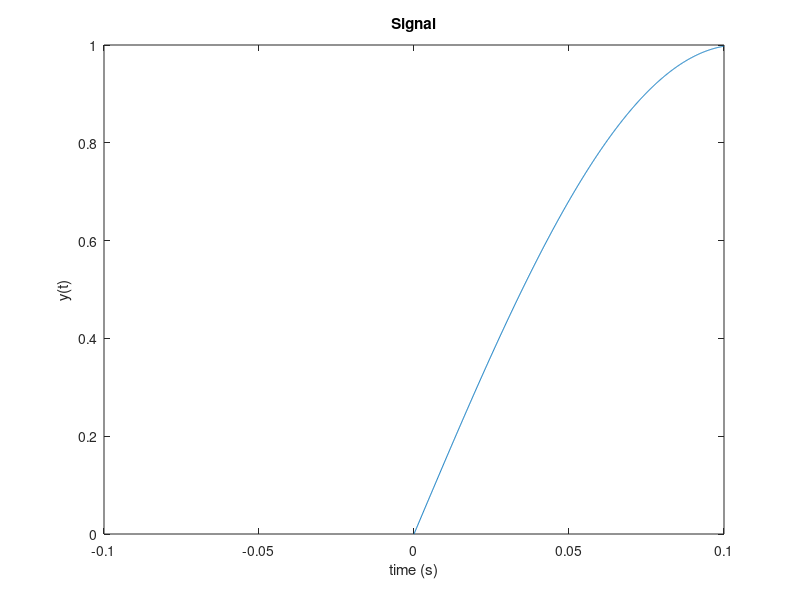
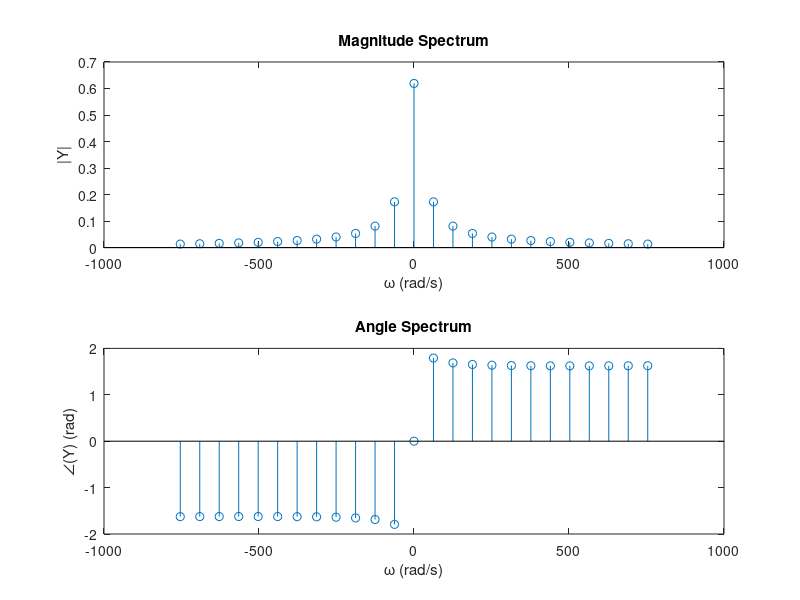
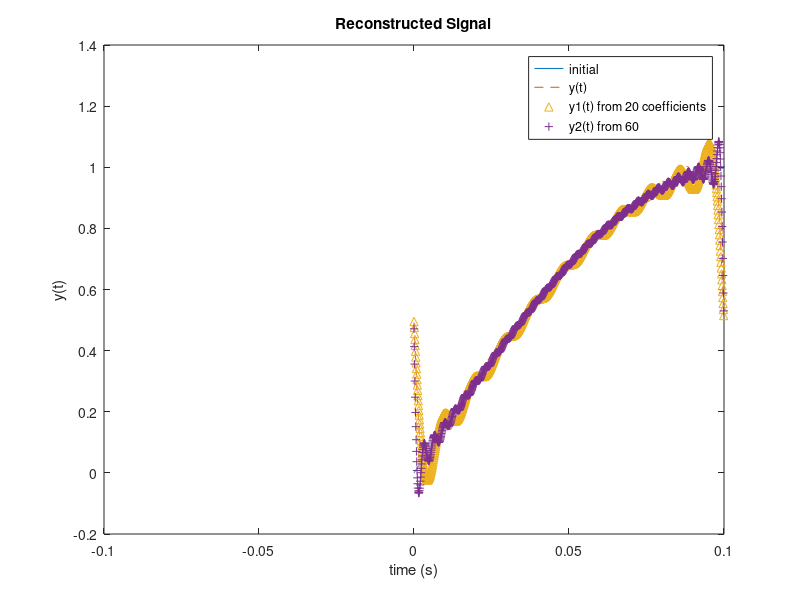

The MATLAB script that drew these images, in order:
%ECE300 FFT Eric Morse CM2084
x = @(t) sin(15*t);
%fundamental period
To = 0.1;
%fixed values
N = 1024;
deltat = To/N;
w0 = 2*pi/To;
%setup time vector
t = linspace(0,(N-1)*deltat,N);
figure(1)
plot(t, x(t))
xlabel('time (s)')
ylabel('y(t)')
title('Signal')
xlim([-0.1 0.1])
%FFT of x(t)
% 
% Find the Fourier series coefficients 
% 
X = fft(x(t))/N; 
Xshift = fftshift(X); 
XX = Xshift(((N/2)-11):((N/2)+13)); 
% 
% Plot the spectra 
% 
w = w0*(-12:12); 
% 
figure(2); 
subplot(2,1,1); 
stem(w,abs(XX)); 
title('Magnitude Spectrum'); 
xlabel('\omega (rad/s)'); 
ylabel('|Y|'); 
% 
subplot(2,1,2); 
stem(w,angle(XX)); 
title('Angle Spectrum'); 
xlabel('\omega (rad/s)'); 
ylabel('\angle(Y) (rad)');

K = 12;
k = (-K:K)';
gg = XX*exp(1i*w0*k*t);
K1 = 10;
k1 = (-K1:K1)';
XX1 = Xshift(((N/2)-9):((N/2)+11)); 
gg1 = XX1*exp(1i*w0*k1*t);
K2 = 30;
k2 = (-K2:K2)';
XX2 = Xshift(((N/2)-29):((N/2)+31)); 
gg2 = XX2*exp(1i*w0*k2*t);
figure(3);
plot(t, x(t), '-', t, gg, '--', t, gg1, '^', t, gg2, '+');
legend('initial', 'y(t)', 'y1(t) from 20 coefficients', 'y2(t) from 60')
xlabel('time (s)')
ylabel('y(t)')
title('Reconstructed Signal')
xlim([-0.1 0.1])
